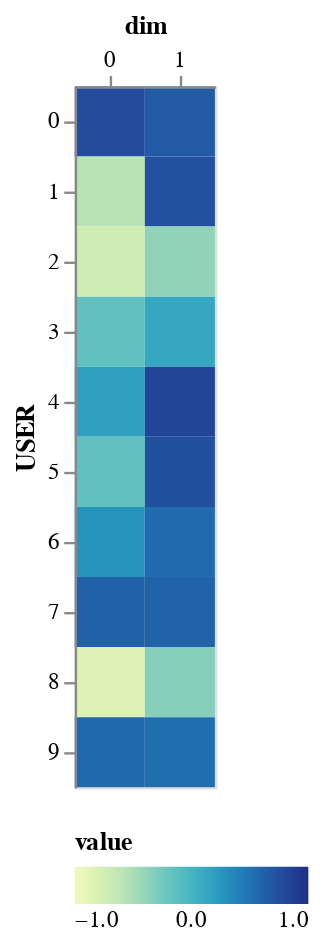

Write notebook code for a chart like this one.
### Code cell
EmbeddingVis(user_embedding, n_factors, "USER")

### Figure 1 — Vega-Lite specification as saved in the notebook (floating-point values rounded to 4 significant figures)
{"config": {"view": {"continuousWidth": 300, "continuousHeight": 300}}, "data": {"name": "data-a3693033e440b9311933cf498b405e1c"}, "mark": {"type": "rect"}, "encoding": {"color": {"field": "value", "legend": {"direction": "horizontal", "orient": "bottom", "tickCount": 5, "titleOrient": "top"}, "scale": {"nice": true, "scheme": "yellowgreenblue", "type": "bin-ordinal"}, "type": "quantitative"}, "x": {"axis": {"labelAngle": 0, "orient": "top"}, "field": "dim", "type": "nominal"}, "y": {"axis": {"orient": "left"}, "field": "USER", "type": "nominal"}}, "height": 300, "width": 60, "$schema": "https://vega.github.io/schema/vega-lite/v5.17.0.json", "datasets": {"data-a3693033e440b9311933cf498b405e1c": [{"USER": 0, "dim": 0, "value": 0.7634}, {"USER": 1, "dim": 0, "value": -0.5711}, {"USER": 2, "dim": 0, "value": -0.7177}, {"USER": 3, "dim": 0, "value": -0.1582}, {"USER": 4, "dim": 0, "value": 0.1781}, {"USER": 5, "dim": 0, "value": -0.1553}, {"USER": 6, "dim": 0, "value": 0.2701}, {"USER": 7, "dim": 0, "value": 0.6177}, {"USER": 8, "dim": 0, "value": -0.8317}, {"USER": 9, "dim": 0, "value": 0.5594}, {"USER": 0, "dim": 1, "value": 0.6608}, {"USER": 1, "dim": 1, "value": 0.7277}, {"USER": 2, "dim": 1, "value": -0.3812}, {"USER": 3, "dim": 1, "value": 0.1225}, {"USER": 4, "dim": 1, "value": 0.8214}, {"USER": 5, "dim": 1, "value": 0.7388}, {"USER": 6, "dim": 1, "value": 0.547}, {"USER": 7, "dim": 1, "value": 0.5997}, {"USER": 8, "dim": 1, "value": -0.3363}, {"USER": 9, "dim": 1, "value": 0.5265}]}}
